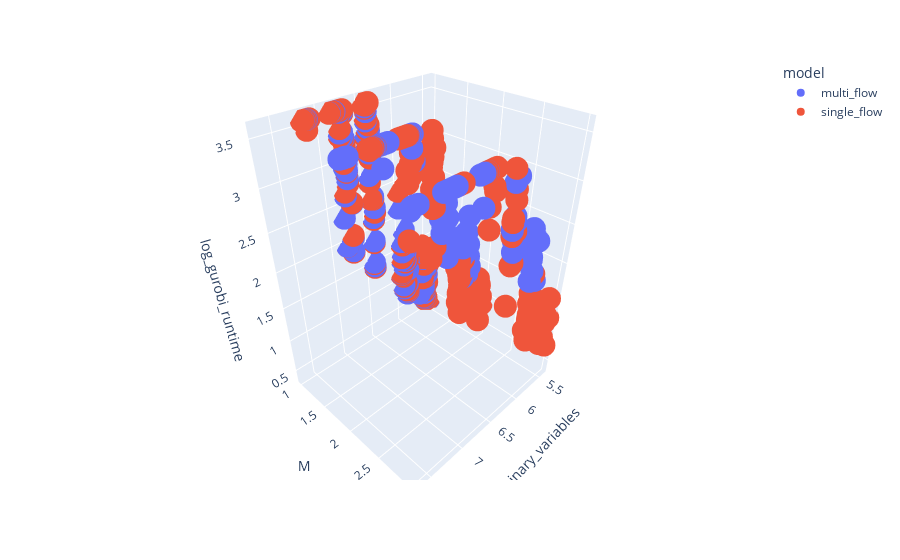

This figure's notebook cell:
### Code cell
import plotly.express as px
from numpy import log10

show.loc[:, 'log_gurobi_runtime'] = show['gurobi_runtime'].apply(log10)
show.loc[:, 'log_binary_variables'] = show['binary_variables'].apply(log10)
show.loc[:, 'km_model'] = show['model']+' '+show['K'].astype(str)+','+show['M'].astype(str)

fig = px.scatter_3d(show, x='log_binary_variables', y='M', z='log_gurobi_runtime',
                    color='model')
fig.show()

### Figure 1 — Plotly figure (JSON) as saved in the notebook; plotly's stock layout.template omitted (floating-point values rounded to 4 significant figures; data arrays with more than 128 entries replaced by an {"elided": "..."} marker saying what was removed)
{"data": [{"hovertemplate": "model=multi_flow<br>log_binary_variables=%{x}<br>M=%{y}<br>log_gurobi_runtime=%{z}<extra></extra>", "legendgroup": "multi_flow", "marker": {"color": "#636efa", "symbol": "circle"}, "mode": "markers", "name": "multi_flow", "scene": "scene", "showlegend": true, "type": "scatter3d", "x": {"elided": "360 float values"}, "y": {"elided": "360 int values"}, "z": {"elided": "360 float values"}}, {"hovertemplate": "model=single_flow<br>log_binary_variables=%{x}<br>M=%{y}<br>log_gurobi_runtime=%{z}<extra></extra>", "legendgroup": "single_flow", "marker": {"color": "#EF553B", "symbol": "circle"}, "mode": "markers", "name": "single_flow", "scene": "scene", "showlegend": true, "type": "scatter3d", "x": {"elided": "360 float values"}, "y": {"elided": "360 int values"}, "z": {"elided": "360 float values"}}], "layout": {"legend": {"title": {"text": "model"}, "tracegroupgap": 0}, "margin": {"t": 60}, "scene": {"domain": {"x": [0, 1], "y": [0, 1]}, "xaxis": {"title": {"text": "log_binary_variables"}}, "yaxis": {"title": {"text": "M"}}, "zaxis": {"title": {"text": "log_gurobi_runtime"}}}}}
